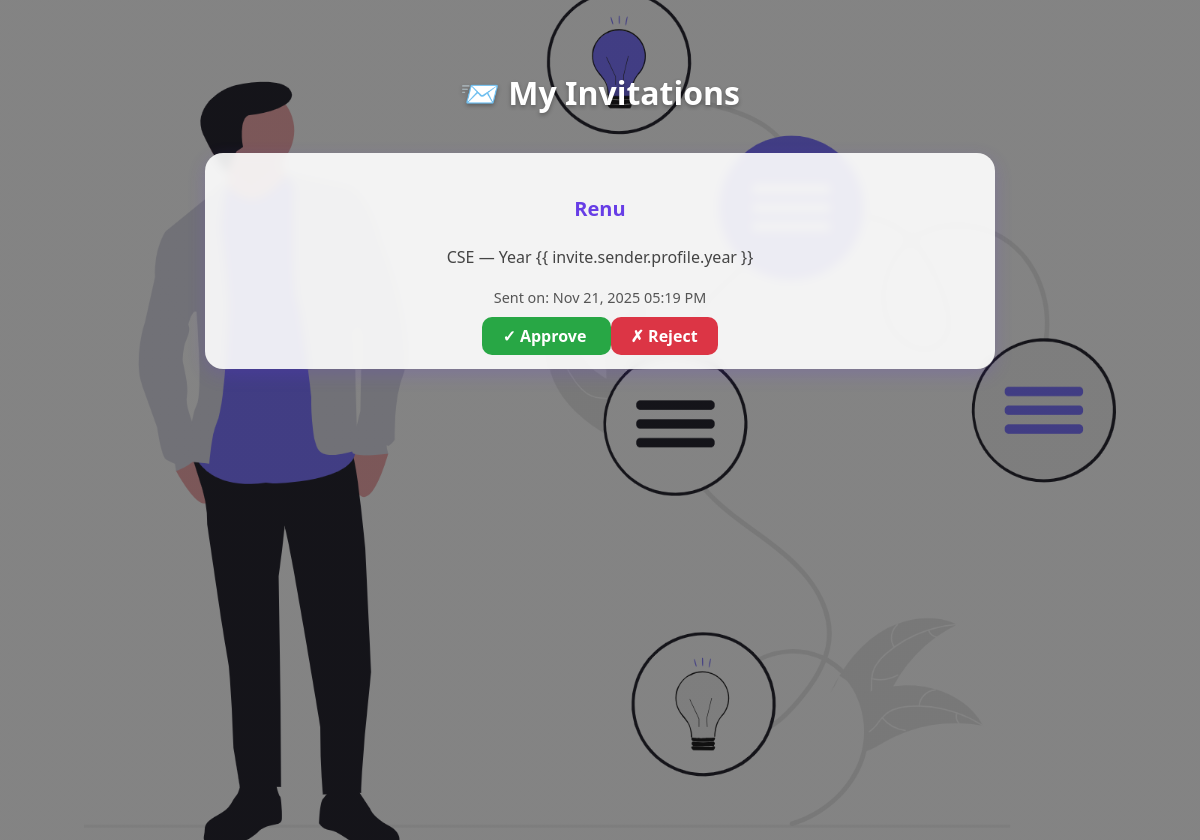
The page /my-invitations/ (signed in) on the database its author committed.
### accounts/models.py (models this page shows, shortened)
class Invitation(models.Model):
    STATUS_CHOICES = (
        ("pending", "Pending"),
        ("approved", "Approved"),
        ("rejected", "Rejected"),
    )
    sender = models.ForeignKey(
        User,
        related_name="sent_invitations",
        on_delete=models.CASCADE
    )
    receiver = models.ForeignKey(
        User,
        related_name="received_invitations",
        on_delete=models.CASCADE
    )
    status = models.CharField(
        max_length=10,
        choices=STATUS_CHOICES,
        default="pending"
    )
    created_at = models.DateTimeField(auto_now_add=True)
    class Meta:
        unique_together = ('sender', 'receiver')  # 🔥 Prevent duplicate invites

class Profile(models.Model):
    user = models.OneToOneField(User, on_delete=models.CASCADE)
    name = models.CharField(max_length=100)
    skills = models.TextField()
    interests = models.TextField()
    year = models.CharField(max_length=20)
    branch = models.CharField(max_length=50)
    gender = models.CharField(max_length=20)
    contact_number = models.CharField(max_length=15, blank=True, null=True)

### accounts/views.py (the view)
# urls.py: path("my-invitations/", views.my_invitations, name="my_invitations"),
@login_required
def my_invitations(request):
    invites = Invitation.objects.filter(receiver=request.user)
    return render(request, "matching/invitations.html", {"invites": invites})

### matching/context_processors.py (called while the page is built)
def invite_count(request):
    if request.user.is_authenticated:
        return {
            "invite_count": Invitation.objects.filter(
                receiver=request.user,
                status="pending"
            ).count()
        }
    return {"invite_count": 0}

### matching/templates/matching/invitations.html (shortened to what this page needs)
{% load static %}
<link rel="stylesheet" href="{% static 'css/peerfinder.css' %}" />
<div class="invitation-page">
  <div class="container">
    <h2 class="page-title">📨 My Invitations</h2>
    {% if invites %} {% for invite in invites %}
    <div class="invite-card">
      <p class="invite-name">{{ invite.sender.profile.name }}</p>
      <p class="invite-branch">
        {{ invite.sender.profile.branch }} — Year {{ invite.sender.profile.year
        }}
      </p>
      <p class="invite-date">
        Sent on: {{ invite.created_at|date:"M d, Y h:i A" }}
      </p>
      <div class="d-flex invite-buttons mt-3">
        <a
          href="{% url 'approve_invitation' invite.id %}"
          class="btn-approve me-2"
        >
          ✓ Approve
        </a>
        <a href="{% url 'reject_invitation' invite.id %}" class="btn-reject">
          ✗ Reject
        </a>
      </div>
    </div>
    {% endfor %} {% else %}
    <p class="no-data">You have no pending invitations.</p>
    {% endif %}
  </div>
</div>

### static/css/peerfinder.css (style rules this page uses)
h2 { font-size: 2rem; font-weight: 700; color: #34495e; margin-bottom: 1.5rem; }
.container, .card { margin-left: auto; margin-right: auto; }
h2 { font-size: 2rem; font-weight: bold; margin-bottom: 15px; }

### rows shown on the page
Invitation: sender.profile.name "Renu", sender.profile.branch "CSE", created_at "Nov 21, 2025 05:19 PM"
